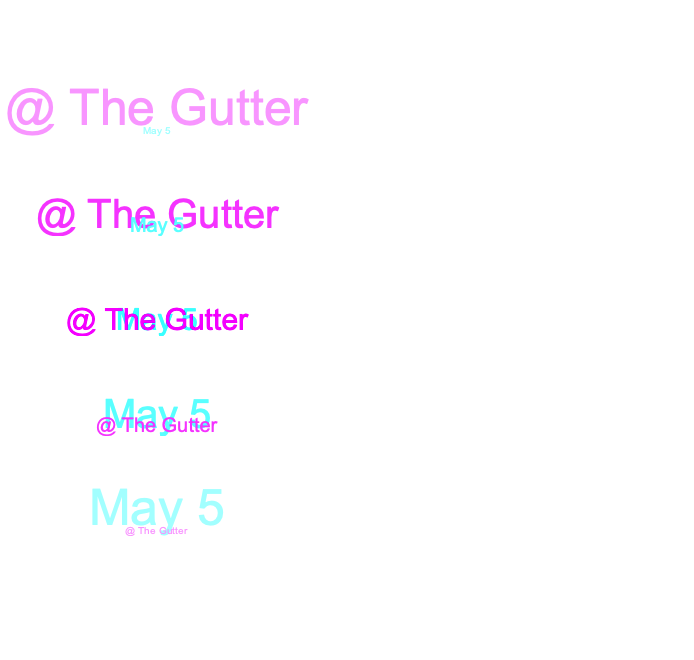

Here is the Python script that generated this plot:
import os
import turtle
import random
import math
import PIL
from PIL import ImageGrab
from PIL import Image

this_dir = os.getcwd()
bounds = (366, 140, 1060, 800)

c1 = []
c2 = []
colors = 0

reds = ['#ea0606', '#e24141', '#de6565', '#dc9393']
oranges = ['#ffc108', '#f7c450', '#fbd6a5', '#f7e3c8']
yellows = ['#ffe108', '#f7e250' , '#fbf0a5', '#f7f1c8']
greens = ['#06f339', '#64ec81', '#a0e8b0', '#cbe8d2']
blues = ['#0953dc', '#1e60da', '#3d74da', '#6c91d6']
purples = ['#db09dc', '#d51eda', '#a53dda', '#bb80ce']

yellows = ['#ffe108', '#f7e250' , '#fbf0a5', '#f7f1c8']
blue = '#0953dc'
purple = '#db09dc'
white = '#FFFFFF'

amplitude = 100
frequency = math.pi/10
phase = 2

class Poster:
    def __init__(self):
        self.turt = turtle.Turtle()

    def draw(self):
        self.turt.hideturtle()
        self.turt.penup()
        for y in range(-300, 300, 100):
            x = -200
            self.turt.goto(x, y)
            r = abs(y / 300)
            g = abs(y / 300)
            # r = random.randint(0, 100) / 00
            self.turt.color(r, 1.0, 1.0)
            self.write_date(abs(int(30 - (y / 10))))
            self.turt.goto(x, -y)
            self.turt.color(1.0, g, 1.0)
            self.write_place(abs(int(30 - (y / 10))))

    def write_date(self, size):
        self.turt.write(
            "May 5",
            True,
            align="center",
            font=('Arial', size, 'normal')
        )    

    def write_place(self, size):
        self.turt.write(
            "@ The Gutter",
            True,
            align="center",
            font=('Arial', size, 'normal')
        )

def run():
    poster = Poster()
    poster.draw()
    img = ImageGrab.grab(bbox=bounds)
    img.save(this_dir + '/tartle20/tart.png', quality=95)
